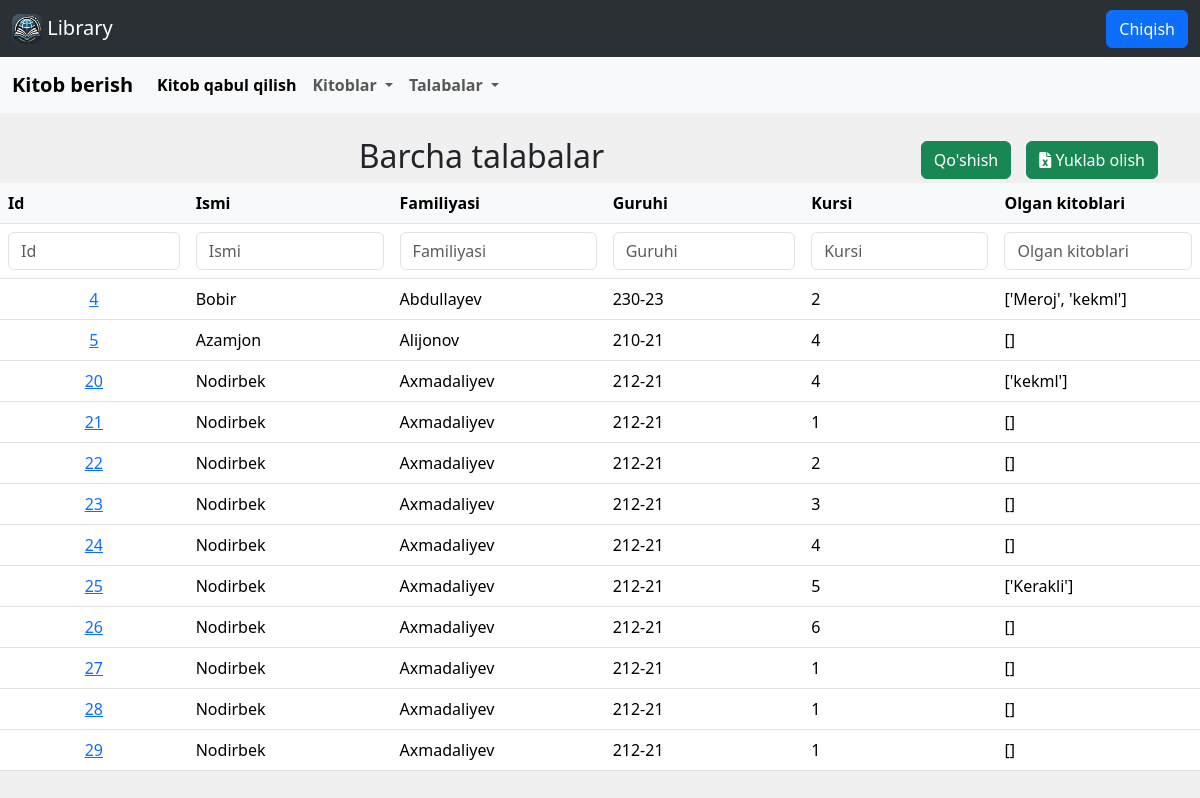
Page /pupils/ on the earlier database version.
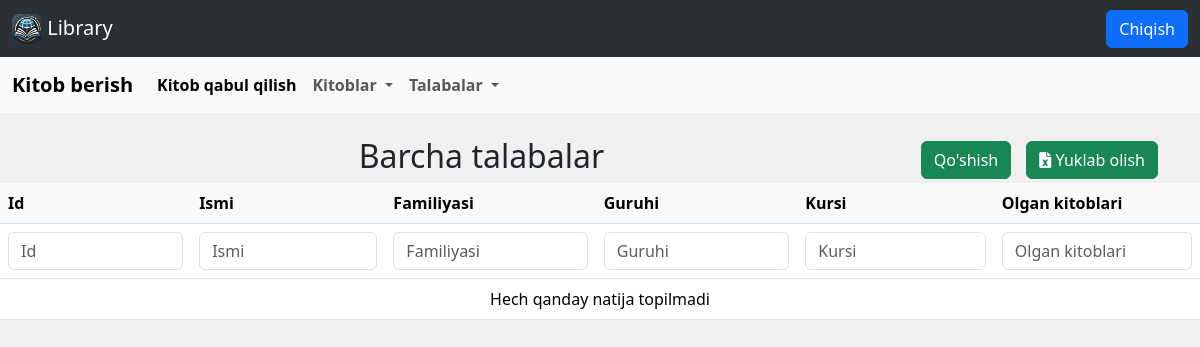
Same page on the later database version.
### pupils/models.py (models this page shows, shortened)
class Pupil(models.Model):
    id = models.BigAutoField(primary_key = True)
    first_name = models.CharField(max_length=20, null=False, blank=False)
    last_name = models.CharField(max_length=20, null=False, blank=False)
    group = models.CharField(max_length=15, null=False, blank=False)
    course = models.PositiveIntegerField(
        validators=[
            MinValueValidator(1),
            MaxValueValidator(8)
        ],
        null=True,
        blank=True
    )
    books = models.JSONField(blank=True, default=list)

### pupils/views.py (the view, shortened to what this page needs)
# urls.py: path('', views.PupilsListView.as_view(), name = 'pupils'),
class PupilsListView(ListView, FormView):
    model = Pupil
    template_name = "pupil/pupils.html"
    form_class = ExcelUploadForm  # Fayl yuklash formasi
    success_url = reverse_lazy("pupils")
    def get_queryset(self):
        queryset = Pupil.objects.all()
        id_q = self.request.GET.get("id", "").strip()
        first_name_q = self.request.GET.get("first_name", "").strip()
        last_name_q = self.request.GET.get("last_name", "").strip()
        group_q = self.request.GET.get("group", "").strip()
        course_q = self.request.GET.get("course", "").strip()
        books_q = self.request.GET.get("books", "").strip()
        if id_q:
            queryset = queryset.filter(id__icontains=id_q)
        if first_name_q:
            queryset = queryset.filter(first_name__icontains=first_name_q)
        if last_name_q:
            queryset = queryset.filter(last_name__icontains=last_name_q)
        if group_q:
            queryset = queryset.filter(group__icontains=group_q)
        if course_q:
            queryset = queryset.filter(course__icontains=course_q)
        if books_q:
            queryset = queryset.filter(books__icontains=books_q)
        return queryset
    def render_to_response(self, context, **response_kwargs):
        if self.request.headers.get("X-Requested-With") == "XMLHttpRequest":
            return render(self.request, "pupil/pupils.html", context)
        return super().render_to_response(context, **response_kwargs)

### pupils/forms.py
class ExcelUploadForm(forms.Form):
    excel_file = forms.FileField()

### templates/pupil/pupils.html (shortened to what this page needs)
{% extends 'base.html' %}
{% block content %}
<div class="container mt-4">
    <div class="d-flex justify-content-between align-items-center">
        <h2 class="text-center flex-grow-1">Barcha talabalar</h2>
        <a href="{% url 'pupil_add' %}" class="btn btn-success">Qo'shish</a>
        <button type="button" class="btn btn-success" data-bs-toggle="modal" data-bs-target="#uploadModal" style="margin-left: 15px;">
            <i class="fas fa-file-excel"></i> Yuklab olish
        </button>
    </div>
</div>
<form id="search-form">
    <table class="table">
        <thead>
            <tr>
                <th style="position: sticky; top: 0; background-color: #f8f9fa; z-index: 10;">Id</th>
                <th style="position: sticky; top: 0; background-color: #f8f9fa; z-index: 10;">Ismi</th>
                <th style="position: sticky; top: 0; background-color: #f8f9fa; z-index: 10;">Familiyasi</th>
                <th style="position: sticky; top: 0; background-color: #f8f9fa; z-index: 10;">Guruhi</th>
                <th style="position: sticky; top: 0; background-color: #f8f9fa; z-index: 10;">Kursi</th>
                <th style="position: sticky; top: 0; background-color: #f8f9fa; z-index: 10;">Olgan kitoblari</th>
            </tr>
            <tr>
                <td><input type="text" name="id" class="form-control search-input" placeholder="Id"></td>
                <td><input type="text" name="first_name" class="form-control search-input" placeholder="Ismi"></td>
                <td><input type="text" name="last_name" class="form-control search-input" placeholder="Familiyasi"></td>
                <td><input type="text" name="group" class="form-control search-input" placeholder="Guruhi"></td>
                <td><input type="text" name="course" class="form-control search-input" placeholder="Kursi"></td>
                <td><input type="text" name="books" class="form-control search-input" placeholder="Olgan kitoblari"></td>
            </tr>
        </thead>
        <tbody>
            {% for pupil in object_list %}
            <tr>
                <td style="text-align: center;"><a href="{% url 'pupil_detail' pupil.pk %}">{{ pupil.id }}</a></td>
                <td>{{ pupil.first_name }}</td>
                <td>{{ pupil.last_name }}</td>
                <td>{{ pupil.group }}</td>
                <td>{{ pupil.course }}</td>
                <td>{{ pupil.books }}</td>
            </tr>
            {% empty %}
                <tr>
                    <td colspan="6" class="text-center">Hech qanday natija topilmadi</td>
                </tr>
            {% endfor %}
        </tbody>
    </table>
</form>
{% endblock content %}

Differences in the rows shown:
removed Pupil: id "4", first_name "Bobir", last_name "Abdullayev", group "230-23", course "2", books "['Meroj', 'kekml']"
removed Pupil: id "5", first_name "Azamjon", last_name "Alijonov", group "210-21", course "4", books "[]"
removed Pupil: id "20", first_name "Nodirbek", last_name "Axmadaliyev", group "212-21", course "4", books "['kekml']"
removed Pupil: id "21", first_name "Nodirbek", last_name "Axmadaliyev", group "212-21", course "1", books "[]"
removed Pupil: id "22", first_name "Nodirbek", last_name "Axmadaliyev", group "212-21", course "2", books "[]"
removed Pupil: id "23", first_name "Nodirbek", last_name "Axmadaliyev", group "212-21", course "3", books "[]"
removed Pupil: id "24", first_name "Nodirbek", last_name "Axmadaliyev", group "212-21", course "4", books "[]"
removed Pupil: id "25", first_name "Nodirbek", last_name "Axmadaliyev", group "212-21", course "5", books "['Kerakli']"
removed Pupil: id "26", first_name "Nodirbek", last_name "Axmadaliyev", group "212-21", course "6", books "[]"
removed Pupil: id "27", first_name "Nodirbek", last_name "Axmadaliyev", group "212-21", course "1", books "[]"
removed Pupil: id "28", first_name "Nodirbek", last_name "Axmadaliyev", group "212-21", course "1", books "[]"
removed Pupil: id "29", first_name "Nodirbek", last_name "Axmadaliyev", group "212-21", course "1", books "[]"
Other differences:
text now shown: "Hech qanday natija topilmadi"
